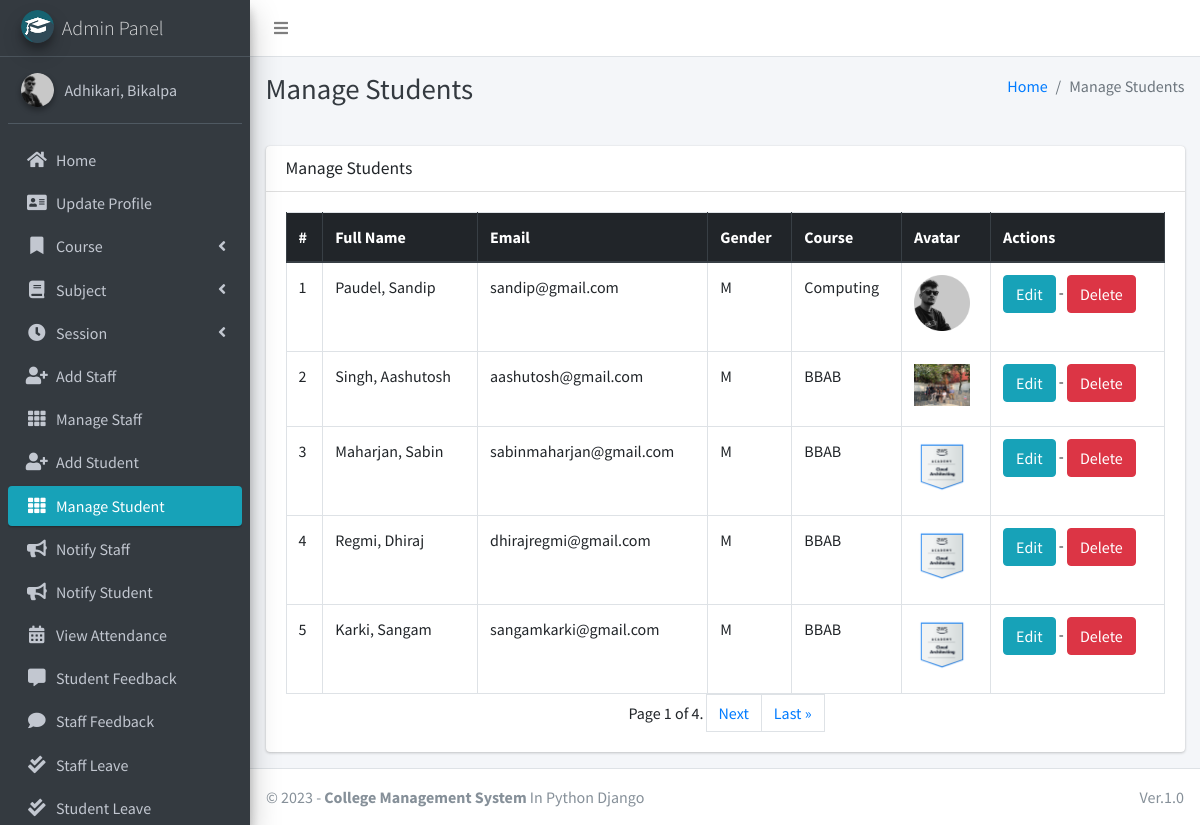
Page /student/manage/ (signed in) on the committed database.
### main_app/models.py (models this page shows, shortened)
class CustomUser(AbstractUser):
    USER_TYPE = ((1, "HOD"), (2, "Staff"), (3, "Student"))
    GENDER = [("M", "Male"), ("F", "Female")]
    username = None  # Removed username, using email instead
    email = models.EmailField(unique=True)
    user_type = models.CharField(default=1, choices=USER_TYPE, max_length=1)
    gender = models.CharField(max_length=1, choices=GENDER)
    profile_pic = models.ImageField()
    address = models.TextField()
    fcm_token = models.TextField(default="")  # For firebase notifications
    created_at = models.DateTimeField(auto_now_add=True)
    updated_at = models.DateTimeField(auto_now=True)
    USERNAME_FIELD = "email"
    REQUIRED_FIELDS = []
    objects = CustomUserManager()
    def __str__(self):
        return self.last_name + ", " + self.first_name

class Student(models.Model):
    admin = models.OneToOneField(CustomUser, on_delete=models.CASCADE)
    course = models.ForeignKey(Course, on_delete=models.DO_NOTHING, null=True, blank=False)
    session = models.ForeignKey(Session, on_delete=models.DO_NOTHING, null=True)

class Course(models.Model):
    name = models.CharField(max_length=120)
    created_at = models.DateTimeField(auto_now_add=True)
    updated_at = models.DateTimeField(auto_now=True)

### main_app/hod_views.py (the view)
# urls.py: path("student/manage/", hod_views.manage_student, name='manage_student'),
def manage_student(request):
    students = CustomUser.objects.filter(user_type=3)
    paginator = Paginator(students, 5)
    page_number = request.GET.get('page')
    try:
        page_obj = paginator.get_page(page_number)
    except PageNotAnInteger:
        page_obj = paginator.get_page(1)
    except EmptyPage:
        page_obj = paginator.get_page(paginator.num_pages)
    context = {
        'students': page_obj,
        'nums': page_obj.paginator.num_pages * 'p',
        'page_title': 'Manage Students'
    }
    return render(request, "hod_template/manage_student.html", context)

### main_app/templates/hod_template/manage_student.html (shortened to what this page needs)
{% extends 'main_app/base.html' %}
{% load static %}
{% block page_title %}{{page_title}}{% endblock page_title %}
{% block content %}
<section class="content">
    <div class="container-fluid">
        <div class="row">
            <div class="col-md-12">
                <div class="card">
                    <div class="card-header">
                        <h3 class="card-title">{{page_title}}</h3>
                    </div>
                    <div class="card-body">
                        <table id="example2" class="table table-bordered table-hover">
                            <thead class="thead-dark">
                                <tr>
                                    <th>#</th>
                                    <th>Full Name</th>
                                    <th>Email</th>
                                    <th>Gender</th>
                                    <th>Course</th>
                                    <th>Avatar</th>
                                    <th>Actions</th>
                                </tr>
                            </thead>
                            <tbody>
                                {% for student in students.object_list %}
                                <tr>
                                    <td>{{ forloop.counter }}</td>
                                    <td>{{student.last_name}}, {{student.first_name}}</td>
                                    <td>{{student.email}}</td>
                                    <td>{{student.gender}}</td>
                                    <td>{{student.student.course.name}}</td>
                                    <td>
                                        {% if student.profile_pic == ""  %}
                                        No Image
                                        {% else %}
                                        <img class="img img-fluid mb-2" height="56" width="56"
                                            src="{{student.profile_pic}}" alt="">
                                        {% endif %}
                                    </td>
                                    <td><a href="{% url 'edit_student' student.student.id %}" class="btn btn-info">Edit</a> -
                                        <a href="{% url 'delete_student' student.student.id %}" class="btn btn-danger" onclick="return confirm('Are you sure about this ?')">Delete</a>
                                    </td>
                                </tr>
                                {% endfor %}
                            </tbody>
                        </table>
                    <div class="pagination justify-content-center align-items-center">
                <span style="margin: 0px 3px;">
                    Page {{ students.number }} of {{ students.paginator.num_pages }}.
                </span>
                {% if students.has_next %}
                    <a class="page-link" href="?page={{ students.next_page_number }}">Next</a>
                    <a class="page-link" href="?page={{ students.paginator.num_pages }}">Last &raquo;</a>
                {% endif %}
        </div>
                    </div>
                </div>
            </div>
        </div>
    </div>
</section>
{% endblock content %}

### main_app/templates/main_app/sidebar_template.html (shortened to what this page needs)
{% load static %}
<aside class="main-sidebar sidebar-dark-info elevation-4">
    {% if request.user.user_type == '1' %}
    <a href="{% url 'admin_home' %}" class="brand-link">
        <img src="{% static 'dist/img/cmsl.png' %} " alt="AdminLTE Logo"
            class="brand-image img-circle elevation-3" >
        <span class="brand-text font-weight-light">Admin Panel</span>
    </a>
    <div class="sidebar">
        <div class="user-panel mt-3 pb-3 mb-3 d-flex">
            <div class="image">
                <img src="{{ request.user.profile_pic}}" class="img-circle elevation-2" alt="User Image">
            </div>
            <div class="info">
                <a href="#" class="d-block">{{user}}</a>
            </div>
        </div>
        <nav class="mt-2">
            <ul class="nav nav-pills nav-sidebar flex-column" data-widget="treeview" role="menu" data-accordion="false">
                <li class="nav-item">
                    {% url 'admin_home' as admin_home %}
                    <a href="{{admin_home}}" class="nav-link {% if admin_home == request.path %} active {% endif %}">
                        <i class="nav-icon fas fa-home"></i>
                        <p>
                            Home
                        </p>
                    </a>
                </li>
                <li class="nav-item">
                    {% url 'admin_view_profile' as admin_view_profile %}
                    <a href="{{admin_view_profile}}"
                        class="nav-link {% if admin_view_profile == request.path %} active {% endif %}">
                        <i class="nav-icon fas fa-address-card"></i>
                        <p>
                            Update Profile
                        </p>
                    </a>
                </li>
                <li class="nav-item has-treeview">
                    <a href="#" class="nav-link">
                        <i class="nav-icon fas fa-bookmark"></i>
                        <p>
                            Course
                            <i class="fas fa-angle-left right"></i>
                        </p>
                    </a>
                </li>
                <li class="nav-item has-treeview">
                    <a href="#" class="nav-link">
                        <i class="nav-icon fas fa-book"></i>
                        <p>
                            Subject
                            <i class="fas fa-angle-left right"></i>
                        </p>
                    </a>
                </li>
                <li class="nav-item has-treeview">
                    <a href="#" class="nav-link">
                        <i class="nav-icon fas fa-clock"></i>
                        <p>
                            Session
                            <i class="fas fa-angle-left right"></i>
                        </p>
                    </a>
                </li>
                <li class="nav-item">
                    {% url 'add_staff' as add_staff %}
                    <a href="{{add_staff}}" class="nav-link {% if add_staff == request.path %} active {% endif %}">
                        <i class="nav-icon fas fa-user-plus"></i>
                        <p>
                            Add Staff
                        </p>
                    </a>
                </li>
                <li class="nav-item">
                    {% url 'manage_staff' as manage_staff %}
                    {% url 'edit_staff' staff_id as edit_staff %}
                    <a href="{{manage_staff}}"
                        class="nav-link {% if manage_staff == request.path or request.path == edit_staff %} active {% endif %}">
                        <i class="nav-icon fas fa-th"></i>
                        <p>
                            Manage Staff
                        </p>
                    </a>
                </li>
                <li class="nav-item">
                    {% url 'add_student' as add_student%}
                    <a href="{{add_student}}" class="nav-link  {% if add_student == request.path %} active {% endif %}">
                        <i class="nav-icon fas fa-user-plus"></i>
                        <p>
                            Add Student
                        </p>
                    </a>
                </li>
                <li class="nav-item">
                    {% url 'manage_student' as manage_student %}
                    {% url 'edit_student' student_id as edit_student %}
                    <a href="{{manage_student}}"
                        class="nav-link  {% if edit_student == request.path or manage_student == request.path %} active {% endif %}">
                        <i class="nav-icon fas fa-th"></i>
                        <p>
                            Manage Student
                        </p>
                    </a>
                </li>
                <li class="nav-item">
                    {% url 'admin_notify_staff' as admin_notify_staff %}
                    <a href="{{admin_notify_staff}}"
                        class="nav-link {% if admin_notify_staff == request.path %} active {% endif %}">
                        <i class="nav-icon fas fa-bullhorn"></i>
                        <p>
                            Notify Staff
                        </p>
                    </a>
                </li>
                <li class="nav-item">
                    {% url 'admin_notify_student' as admin_notify_student %}
                    <a href="{{admin_notify_student}}"
                        class="nav-link {% if admin_notify_student == request.path %} active {% endif %}">
                        <i class="nav-icon fas fa-bullhorn"></i>
                        <p>
                            Notify Student
                        </p>
                    </a>
                </li>
                <li class="nav-item">
                    {% url 'admin_view_attendance' as admin_view_attendance %}
                <li class="nav-item">
                    <a href="{{admin_view_attendance}}"
                        class="nav-link  {% if admin_view_attendance == request.path %} active {% endif %}">
                        <i class="nav-icon fas fa-calendar-alt"></i>
                        <p>
                            View Attendance
                        </p>
                    </a>
                </li>
                <li class="nav-item">
                    {% url 'student_feedback_message' as student_feedback_message %}
                    <a href="{{ student_feedback_message }}"
                        class="nav-link  {% if student_feedback_message == request.path %} active {% endif %}">
                        <i class="nav-icon fas fa-comment-alt"></i>
                        <p>
                            Student Feedback
                        </p>
                    </a>
                </li>
                <li class="nav-item">
                    {% url 'staff_feedback_message' as staff_feedback_message %}
                    <a href="{{staff_feedback_message}}"
                        class="nav-link   {% if staff_feedback_message == request.path %} active {% endif %}">
                        <i class="nav-icon fas fa-comment"></i>
                        <p>
                            Staff Feedback
                        </p>
                    </a>
                </li>
                <li class="nav-item">
                    {% url 'view_staff_leave' as view_staff_leave %}
                    <a href="{{view_staff_leave}}"
                        class="nav-link  {% if view_staff_leave == request.path %} active {% endif %}">
                        <i class="nav-icon fas fa-check-double"></i>
                        <p>
                            Staff Leave
                        </p>
                    </a>
                </li>
                <li class="nav-item">
                    {% url 'view_student_leave' as view_student_leave %}
                    <a href="{% url 'view_student_leave' %}"
                        class="nav-link  {% if view_student_leave == request.path %} active {% endif %}">
                        <i class="nav-icon fas fa-check-double"></i>
                        <p>
                            Student Leave
                        </p>
                    </a>
                </li>
                                        {% endif %}
                                    </ul>
                                </nav>
                            </div>
</aside>

### rows in the picture
CustomUser: user.profile_pic (picture), last_name+first_name "Adhikari, Bikalpa"
CustomUser: last_name "Paudel", first_name "Sandip", email "sandip@gmail.com", gender "M", student.course.name "Computing", profile_pic (picture)
CustomUser: last_name "Singh", first_name "Aashutosh", email "aashutosh@gmail.com", gender "M", student.course.name "BBAB", profile_pic (picture)
CustomUser: last_name "Maharjan", first_name "Sabin", email "sabinmaharjan@gmail.com", gender "M", student.course.name "BBAB", profile_pic (picture)
CustomUser: last_name "Regmi", first_name "Dhiraj", email "dhirajregmi@gmail.com", gender "M", student.course.name "BBAB", profile_pic (picture)
CustomUser: last_name "Karki", first_name "Sangam", email "sangamkarki@gmail.com", gender "M", student.course.name "BBAB", profile_pic (picture)

### other values in the picture
{{ page_title }} "Manage Students"
{{ students.number }} "1"
{{ students.paginator.num_pages }} "4"
